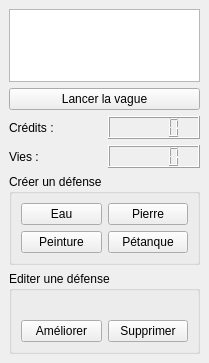
<?xml version="1.0" encoding="UTF-8"?>
<ui version="4.0">
 <class>DockWidget</class>
 <widget class="QDockWidget" name="DockWidget">
  <property name="geometry">
   <rect>
    <x>0</x>
    <y>0</y>
    <width>209</width>
    <height>363</height>
   </rect>
  </property>
  <property name="sizePolicy">
   <sizepolicy hsizetype="Preferred" vsizetype="Preferred">
    <horstretch>0</horstretch>
    <verstretch>0</verstretch>
   </sizepolicy>
  </property>
  <property name="maximumSize">
   <size>
    <width>524287</width>
    <height>524287</height>
   </size>
  </property>
  <property name="features">
   <set>QDockWidget::DockWidgetFloatable|QDockWidget::DockWidgetMovable</set>
  </property>
  <property name="windowTitle">
   <string>Options</string>
  </property>
  <widget class="QWidget" name="dockWidgetContents">
   <layout class="QVBoxLayout" name="verticalLayout">
    <item>
     <widget class="QTextBrowser" name="waveComment">
      <property name="enabled">
       <bool>true</bool>
      </property>
      <property name="maximumSize">
       <size>
        <width>16777215</width>
        <height>100</height>
       </size>
      </property>
     </widget>
    </item>
    <item>
     <widget class="QPushButton" name="launchWave">
      <property name="text">
       <string>Lancer la vague</string>
      </property>
     </widget>
    </item>
    <item>
     <layout class="QGridLayout" name="gridLayout">
      <item row="0" column="0">
       <widget class="QLabel" name="label_2">
        <property name="text">
         <string>Crédits :</string>
        </property>
       </widget>
      </item>
      <item row="1" column="0">
       <widget class="QLabel" name="label_3">
        <property name="text">
         <string>Vies :</string>
        </property>
       </widget>
      </item>
      <item row="0" column="1">
       <widget class="QLCDNumber" name="lcdNumber"/>
      </item>
      <item row="1" column="1">
       <widget class="QLCDNumber" name="lcdNumber_2"/>
      </item>
     </layout>
    </item>
    <item>
     <widget class="QGroupBox" name="groupBox">
      <property name="title">
       <string>Créer un défense</string>
      </property>
      <layout class="QGridLayout" name="gridLayout_2">
       <item row="0" column="0">
        <widget class="QPushButton" name="pushButton_4">
         <property name="text">
          <string>Eau</string>
         </property>
        </widget>
       </item>
       <item row="0" column="1">
        <widget class="QPushButton" name="pushButton_5">
         <property name="text">
          <string>Pierre</string>
         </property>
        </widget>
       </item>
       <item row="1" column="0">
        <widget class="QPushButton" name="pushButton_6">
         <property name="text">
          <string>Peinture</string>
         </property>
        </widget>
       </item>
       <item row="1" column="1">
        <widget class="QPushButton" name="pushButton_7">
         <property name="text">
          <string>Pétanque</string>
         </property>
        </widget>
       </item>
      </layout>
     </widget>
    </item>
    <item>
     <widget class="QGroupBox" name="groupBox_2">
      <property name="title">
       <string>Editer une défense</string>
      </property>
      <layout class="QVBoxLayout" name="verticalLayout_2">
       <item>
        <widget class="QLabel" name="label_4">
         <property name="text">
          <string/>
         </property>
        </widget>
       </item>
       <item>
        <layout class="QHBoxLayout" name="horizontalLayout">
         <item>
          <widget class="QPushButton" name="pushButton_2">
           <property name="text">
            <string>Améliorer</string>
           </property>
          </widget>
         </item>
         <item>
          <widget class="QPushButton" name="pushButton_3">
           <property name="text">
            <string>Supprimer</string>
           </property>
          </widget>
         </item>
        </layout>
       </item>
      </layout>
     </widget>
    </item>
   </layout>
  </widget>
 </widget>
 <resources/>
 <connections/>
</ui>
